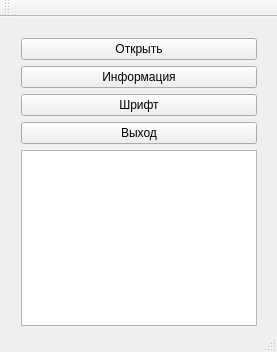
<?xml version="1.0" encoding="UTF-8"?>
<ui version="4.0">
 <class>MainWindow</class>
 <widget class="QMainWindow" name="MainWindow">
  <property name="geometry">
   <rect>
    <x>0</x>
    <y>0</y>
    <width>277</width>
    <height>352</height>
   </rect>
  </property>
  <property name="windowTitle">
   <string>MainWindow</string>
  </property>
  <widget class="QWidget" name="centralWidget">
   <widget class="QWidget" name="layoutWidget">
    <property name="geometry">
     <rect>
      <x>10</x>
      <y>10</y>
      <width>258</width>
      <height>310</height>
     </rect>
    </property>
    <layout class="QVBoxLayout" name="verticalLayout">
     <item>
      <widget class="QPushButton" name="open">
       <property name="text">
        <string>Открыть</string>
       </property>
      </widget>
     </item>
     <item>
      <widget class="QPushButton" name="info">
       <property name="text">
        <string>Информация</string>
       </property>
      </widget>
     </item>
     <item>
      <widget class="QPushButton" name="font">
       <property name="text">
        <string>Шрифт</string>
       </property>
      </widget>
     </item>
     <item>
      <widget class="QPushButton" name="exit">
       <property name="text">
        <string>Выход</string>
       </property>
      </widget>
     </item>
     <item>
      <widget class="QTextEdit" name="textEdit"/>
     </item>
    </layout>
   </widget>
  </widget>
  <widget class="QToolBar" name="mainToolBar">
   <attribute name="toolBarArea">
    <enum>TopToolBarArea</enum>
   </attribute>
   <attribute name="toolBarBreak">
    <bool>false</bool>
   </attribute>
  </widget>
  <widget class="QStatusBar" name="statusBar"/>
 </widget>
 <layoutdefault spacing="6" margin="11"/>
 <resources/>
 <connections/>
</ui>
